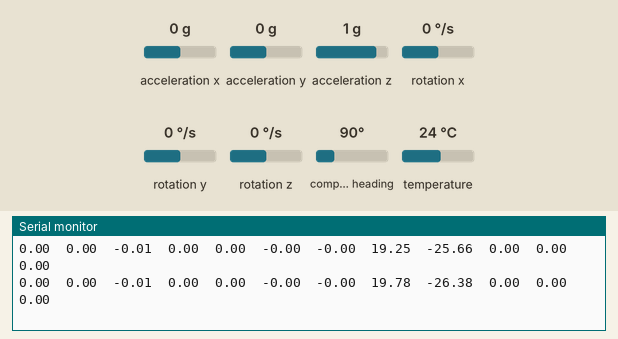
This sketch was run on a simulated Arduino Leonardo, built with avr-gcc and run on an emulated ATmega32U4. Shown: the last lines printed to the serial monitor. The test bench sets the inputs (shaded band); at power-on: acceleration x 0 g, acceleration y 0 g, acceleration z 1 g, rotation x 0 °/s, compass heading 90°, rotation y 0 °/s, rotation z 0 °/s, temperature 24 °C.

Above: at 1.2 s.
1.3 s: acceleration x set to -1.4 g
At 1.31 s:
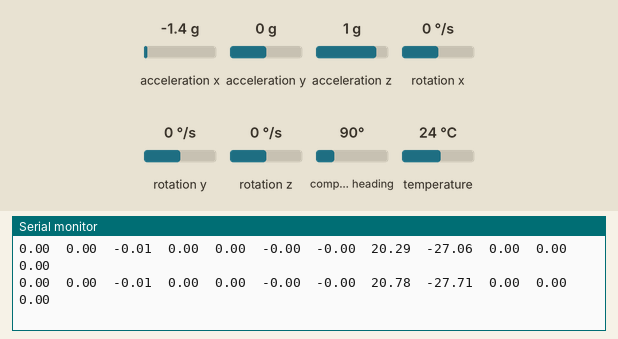
2.8 s: acceleration y set to -1.4 g
At 2.83 s:
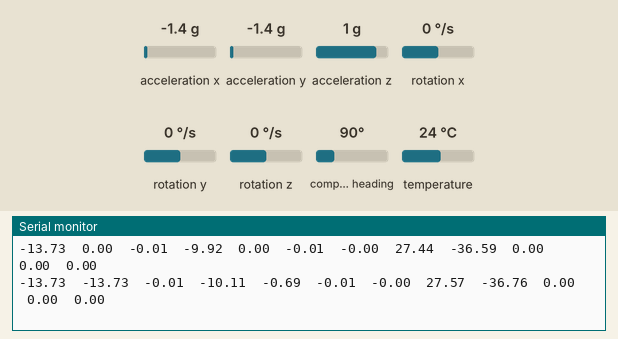
4.3 s: acceleration z set to 0 g
At 4.3 s:
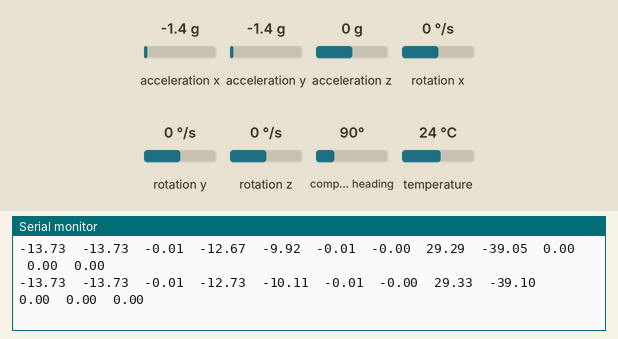
7.3 s: rotation x set to -192 °/s
At 7.3 s:
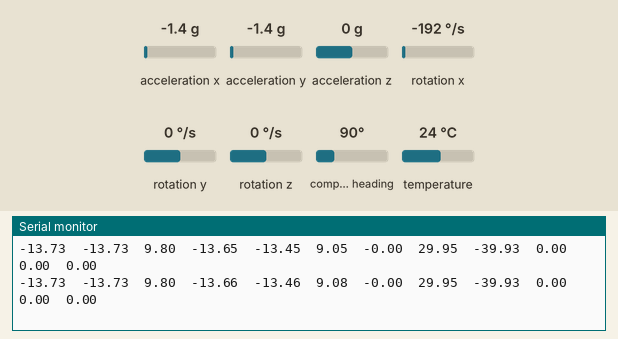
10.3 s: compass heading set to 352°
At 10.3 s:
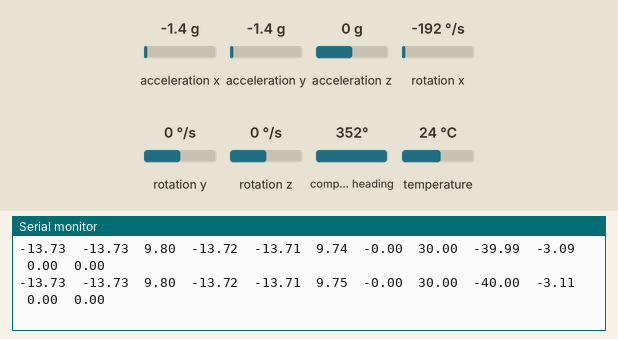
13.3 s: acceleration x set to -0.8 g
At 13.3 s:
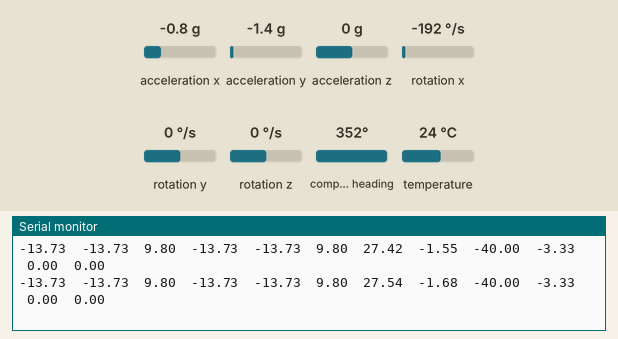
Timing chart, 0 to 16.3 s (numbered marks = the images above; inputs shaded):
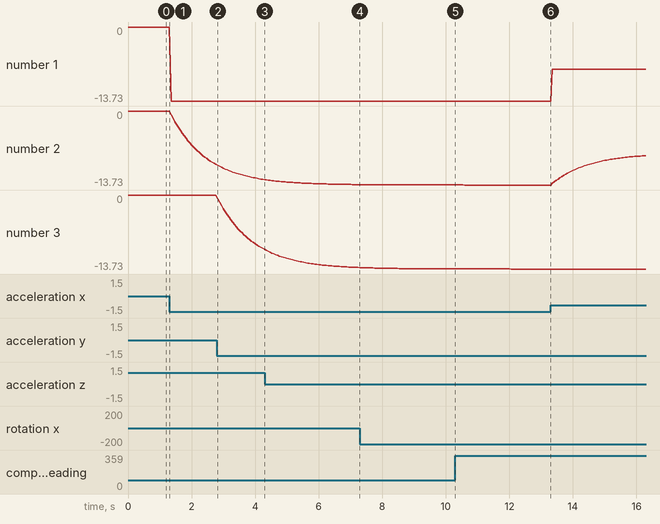

The sketch:

lsm9ds1AccelR1.ino
```cpp
#include <Wire.h>
#include <SPI.h>
#include <Adafruit_LSM9DS1.h>
//#include <Adafruit_Sensor.h>  // not used in this demo but required!

// i2c
Adafruit_LSM9DS1 lsm = Adafruit_LSM9DS1();
/*
#define LSM9DS1_SCK A5
#define LSM9DS1_MISO 12
#define LSM9DS1_MOSI A4
#define LSM9DS1_XGCS 6
#define LSM9DS1_MCS 5*/
// You can also use software SPI
//Adafruit_LSM9DS1 lsm = Adafruit_LSM9DS1(LSM9DS1_SCK, LSM9DS1_MISO, LSM9DS1_MOSI, LSM9DS1_XGCS, LSM9DS1_MCS);
// Or hardware SPI! In this case, only CS pins are passed in
//Adafruit_LSM9DS1 lsm = Adafruit_LSM9DS1(LSM9DS1_XGCS, LSM9DS1_MCS);

const float xMax1=0.03, xMin1=-0.53, xMax2=-0.21, xMin2=-0.31;
const int xWidth1=5,xSupress1=50,xWidth2=10,xSupress2=50; //in multiples of 50ms

void setupSensor()
{
  // 1.) Set the accelerometer range
  ///lsm.setupAccel(lsm.LSM9DS1_ACCELRANGE_2G);
  //lsm.setupAccel(lsm.LSM9DS1_ACCELRANGE_4G);
  //lsm.setupAccel(lsm.LSM9DS1_ACCELRANGE_8G);
  lsm.setupAccel(lsm.LSM9DS1_ACCELRANGE_16G);

  // 2.) Set the magnetometer sensitivity
  ///lsm.setupMag(lsm.LSM9DS1_MAGGAIN_4GAUSS);
  //lsm.setupMag(lsm.LSM9DS1_MAGGAIN_8GAUSS);
  //lsm.setupMag(lsm.LSM9DS1_MAGGAIN_12GAUSS);
  lsm.setupMag(lsm.LSM9DS1_MAGGAIN_16GAUSS);

  // 3.) Setup the gyroscope
  ///lsm.setupGyro(lsm.LSM9DS1_GYROSCALE_245DPS);
  //lsm.setupGyro(lsm.LSM9DS1_GYROSCALE_500DPS);
  lsm.setupGyro(lsm.LSM9DS1_GYROSCALE_2000DPS);
}


void setup()
{
  Serial.begin(115200);

  while (!Serial) {
    delay(1); // will pause Zero, Leonardo, etc until serial console opens
  }

  Serial.println("LSM9DS1 data read demo");

  // Try to initialise and warn if we couldn't detect the chip
  if (!lsm.begin())
  {
    Serial.println("Oops ... unable to initialize the LSM9DS1. Check your wiring!");
    while (1);
  }
  Serial.println("Found LSM9DS1 9DOF");

  // helper to just set the default scaling we want, see above!
  setupSensor();
}
float Ax,Ay,Az,Ax2,Ay2,Az2,Mx,My,Mz,Gx,Gy,Gz;
void loop()
{
  lsm.read();  /* ask it to read in the data */

  /* Get a new sensor event */
  sensors_event_t a, m, g, temp;

  lsm.getEvent(&a, &m, &g, &temp);
  //acceleration m/s^2
  Ax = 0.95 * Ax + 0.05 * a.acceleration.x;
  Ay = 0.95 * Ay + 0.05 * a.acceleration.y;
  Az = 0.95 * Az + 0.05 * (9.8-a.acceleration.z);
  Ax2 = 0.95 * Ax2 + 0.05 * Ax;
  Ay2 = 0.95 * Ay2 + 0.05 * Ay;
  Az2 = 0.95 * Az2 + 0.05 * Az;

  Mx = 0.95 * Mx + 0.05 * m.magnetic.x;
  My = 0.95 * My + 0.05 * m.magnetic.y;
  Mz = 0.95 * Mz + 0.05 * m.magnetic.z;
  Gx = 0.95 * Gx + 0.05 * g.gyro.x;
  Gy = 0.95 * Gy + 0.05 * g.gyro.y;
  Gz = 0.95 * Gz + 0.05 * g.gyro.z;
/*
  if (Ax > 0.35 )
    Serial.println("X+");
  else if (Ax < -0.35 )
    Serial.println("X-");


  if (Ay > 0.35 )
    Serial.println("Y+");
  else if (Ay < -0.35 )
    Serial.println("Y-");


  if (Az > 0.7 )
    Serial.println("Z+");
  else if (Az < -0.6 )
    Serial.println("Z-");

*/


  //Dumping data into Excel
  Serial.print(a.acceleration.x);
  Serial.print("\t"); Serial.print(a.acceleration.y);
  Serial.print("\t"); Serial.print(9.8-a.acceleration.z);
  Serial.print("\t");
  Serial.print(Ax);
  Serial.print("\t"); Serial.print(Ay);
  Serial.print("\t"); Serial.print(Az);
  //magnetic gauss
  Serial.print("\t");Serial.print(Mx);
  Serial.print("\t"); Serial.print(My);
  Serial.print("\t"); Serial.print(Mz);
  //gyro dps
  Serial.print("\t");Serial.print(Gx);
  Serial.print("\t"); Serial.print(Gy);
  Serial.print("\t"); Serial.print(Gz);
  Serial.println();


/*  Serial.print(a.acceleration.x);
  Serial.print("\t"); Serial.print(a.acceleration.y);
  Serial.print("\t"); Serial.print(a.acceleration.z);
  //magnetic gauss
  Serial.print("\t");Serial.print(m.magnetic.x);
  Serial.print("\t"); Serial.print(m.magnetic.y);
  Serial.print("\t"); Serial.print(m.magnetic.z);
  //gyro dps
  Serial.print("\t");Serial.print(g.gyro.x);
  Serial.print("\t"); Serial.print(g.gyro.y);
  Serial.print("\t"); Serial.print(g.gyro.z);
 Serial.println();
 */
/*
  Serial.print("Accel X: "); Serial.print(a.acceleration.x); Serial.print(" m/s^2");
  Serial.print("\tY: "); Serial.print(a.acceleration.y);     Serial.print(" m/s^2 ");
  Serial.print("\tZ: "); Serial.print(a.acceleration.z);     Serial.println(" m/s^2 ");

  Serial.print("Mag X: "); Serial.print(m.magnetic.x);   Serial.print(" gauss");
  Serial.print("\tY: "); Serial.print(m.magnetic.y);     Serial.print(" gauss");
  Serial.print("\tZ: "); Serial.print(m.magnetic.z);     Serial.println(" gauss");

  Serial.print("Gyro X: "); Serial.print(g.gyro.x);   Serial.print(" dps");
  Serial.print("\tY: "); Serial.print(g.gyro.y);      Serial.print(" dps");
  Serial.print("\tZ: "); Serial.print(g.gyro.z);      Serial.println(" dps");
Serial.println();
*/
  //Serial.println();
  delay(50);
}
```

Measured:
- after the input at 2.8 s, the serial monitor: prints a new line at once (image 2)
- plotted number 1: 0 → -13.73 after the input at 1.3 s
- plotted number 2: 0 → -9.92 after the input at 1.3 s
